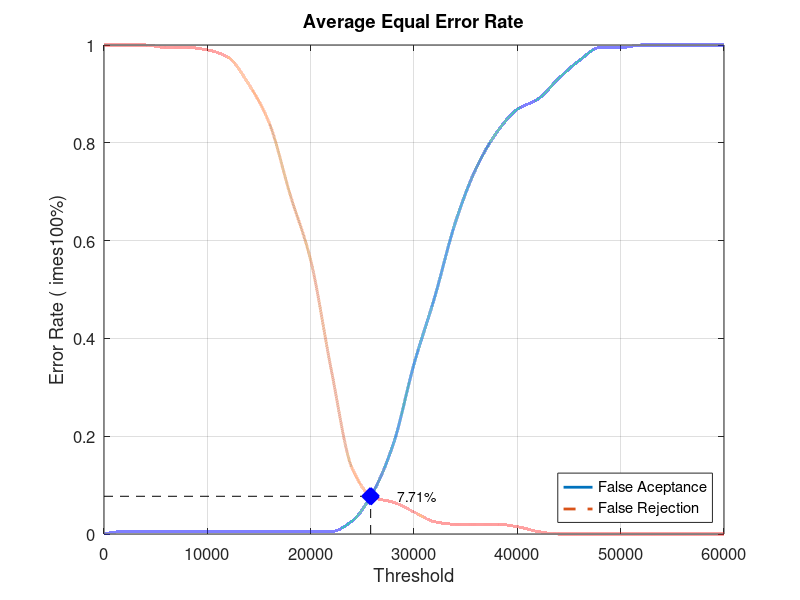
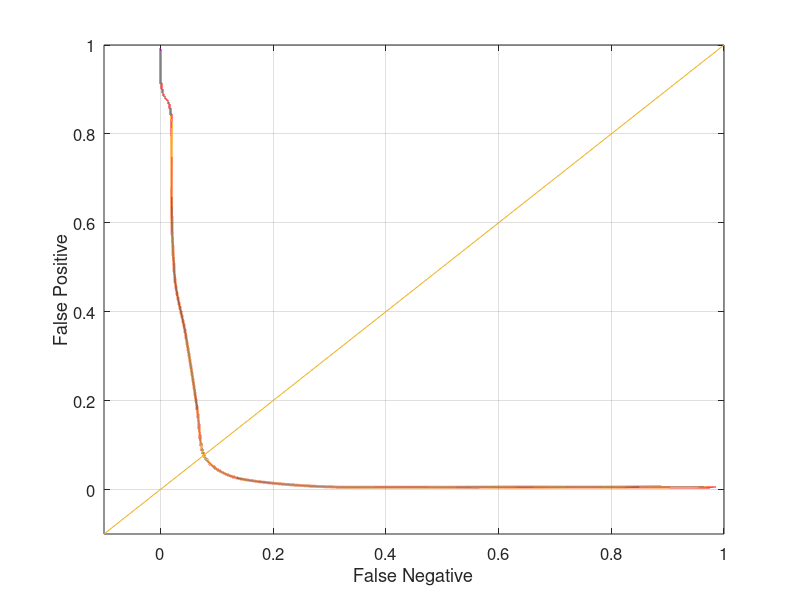

Here is the MATLAB script that generated these plots, in order:
close all;
clear;
clc;
x = 0:2000:60000;
xq = 0:0.5:60000;

y0 = [0 0.00526316 0.00526316 0.00526316 0.00526316 0.00526316 0.00526316 0.00526316 0.00526316 0.00526316 0.00526316 0.00526316 0.0263158 0.0842105 0.184211 0.347368 0.484211 0.636842 0.747368 0.821053 0.868421 0.889474 0.931579 0.968421 0.994737 0.994737 1 1 1 1 1]
yy0 = interp1(x, y0, xq, 'pchip');
y1 = [1 1 1 0.995 0.995 0.99 0.975 0.92 0.84 0.695 0.56 0.335 0.135 0.075 0.065 0.045 0.025 0.02 0.02 0.02 0.015 0.005 0 0 0 0 0 0 0 0 0]
yy1 = interp1(x, y1, xq, 'pchip');

% Calculating EER: 
y2 = abs(y0 - y1);
find(y2 == min(y2))
yy2 = abs(yy0 - yy1);
xEER = find(yy2 == min(yy2));
xEERIndex = xq(xEER) % X-axis EER
yEER = yy0(xEER) % Y-axis EER

main = figure
plot(xq, yy0,'-','LineWidth', 2);	hold on
plot(xq, yy1,'--','LineWidth', 2);	hold on
plot([xEERIndex xEERIndex], [0 yEER], 'k--');	hold on
plot([0 xEERIndex], [yEER yEER], 'k--');	hold on
plot(xEERIndex, yEER, 'bx', 'LineWidth', 10);	hold on
text(xEERIndex + 10 * xEERIndex / 100, yEER, [num2str(round((10000 * yEER)) / 100) '%'])
legend('False Aceptance', 'False Rejection', 'Location', 'SouthEast')
xlabel('Threshold')
ylabel('Error Rate (	imes100%)')
title('Average Equal Error Rate')
set(gca, 'FontSize', 12)
axis([0 60000 0 1])
grid on

print(main, 'Database2_1Main', '-dpng');
FNRxFPR = figure('Color', [1 1 1]);
plot(yy1, yy0, '-', yy1, yy0, 'LineWidth', 2);
hold on
y = -0.1:0.1:1
plot(y, y); 
set(gca, 'FontSize', 12)
xlabel('False Negative')
ylabel('False Positive')
axis([-0.1 1 -0.1 1])
set(gca, 'FontSize', 12)
grid on

print(FNRxFPR, 'Database2_1FNRxFPR','-dpng');
